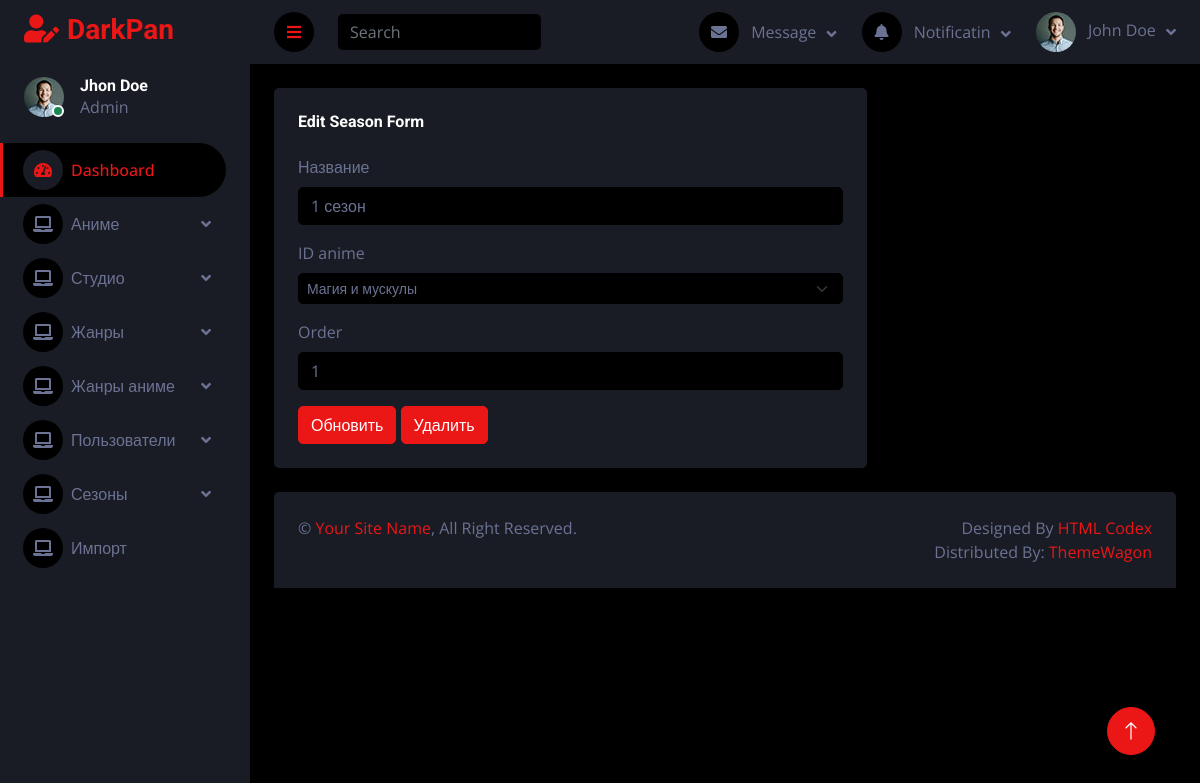
Screenshot of /adminpanel/season_edit_form.php?id=1 with the database file from the repository.
### tables this page shows
CREATE TABLE `season` (
  `id` int(11) NOT NULL AUTO_INCREMENT,
  `anime_id` int(11) NOT NULL,
  `status_id` int(11) NOT NULL,
  `title` varchar(250) NOT NULL,
  `coverImage` text,
  `order` int(11) NOT NULL,
  `createDate` datetime NOT NULL,
  `updateDate` datetime DEFAULT NULL,
  PRIMARY KEY (`id`),
  KEY `anime_id` (`anime_id`),
  KEY `status_id` (`status_id`),
  CONSTRAINT `season_ibfk_1` FOREIGN KEY (`anime_id`) REFERENCES `anime` (`id`) ON DELETE CASCADE,
  CONSTRAINT `season_ibfk_2` FOREIGN KEY (`status_id`) REFERENCES `status` (`id`) ON DELETE NO ACTION
);

CREATE TABLE `anime` (
  `id` int(11) NOT NULL AUTO_INCREMENT,
  `title` varchar(250) NOT NULL,
  `desc` text NOT NULL,
  `studio_id` int(11) NOT NULL,
  `releaseDate` date NOT NULL,
  `ageLimit` int(2) NOT NULL,
  `coverImage` text,
  `createDate` datetime NOT NULL,
  `updateDate` datetime DEFAULT NULL,
  PRIMARY KEY (`id`),
  KEY `studio_id` (`studio_id`),
  CONSTRAINT `anime_ibfk_1` FOREIGN KEY (`studio_id`) REFERENCES `studio` (`id`) ON DELETE CASCADE
);

### adminpanel/CRUD/anime/read.php (called while the page is built)
<?php
include('db/createConnectionWithDB.php');
$sql = "SELECT * FROM anime";
$stmt = $pdo->query($sql);
$animes = $stmt->fetchAll(PDO::FETCH_ASSOC);

### adminpanel/season_edit_form.php (the view, shortened to what this page needs)
<?php
include('inc/header.php');
include('./db/createConnectionWithDB.php');
include('./CRUD/anime/read.php');
$id = $_GET['id'];
$sql = "SELECT * FROM `season` WHERE id=$id";
$stmt = $pdo->query($sql);
$result = $stmt->fetchAll(PDO::FETCH_ASSOC);
?>
<body>
    <div class="container-fluid position-relative d-flex p-0">
        <?php include('./inc/sideBar.php'); ?>
        <div class="content">
            <?php include('./inc/navBar.php'); ?>
            <div class="container-fluid pt-4 px-4">
                <div class="row g-4">
                    <div class="col-sm-12 col-xl-8">
                        <div class="bg-secondary rounded h-100 p-4">
                            <h6 class="mb-4">Edit Season Form</h6>
                            <form action="./CRUD/season/update.php" method="POST" >
                                <div class="mb-3">
                                    <label class="form-label">Название</label>
                                    <input type="text" class="form-control" name="title" value="<?=$result[0]['title']?>">
                                </div>
                                <div class="mb-3">
                                    <label class="form-label">ID anime</label>
                                    <select class="form-select form-select-sm mb-3" name="anime_id" >
                                        <?php
                                        if ($animes) {
                                            foreach ($animes as $anime) { ?>
                                                <option <?=$anime['id'] == $result[0]['anime_id'] ? 'selected' : ''?> value="<?=$anime['id']?>"><?=$anime['title']?></option>
                                            <?php }
                                        }?>
                                    </select>
                                </div>
                                <div class="mb-3">
                                    <label class="form-label">Order</label>
                                    <input type="number" class="form-control" value="<?=$result[0]['order']?>" name="order">
                                </div>
                                <button type="submit" class="btn btn-primary">Обновить</button>
                                <a href="./CRUD/season/delete.php?id=<?=$result[0]['id']?>" class="btn btn-primary">
                                    Удалить
                                    </a>
                            </form>
                        </div>
                    </div>
                </div>
            </div>
            <div class="container-fluid pt-4 px-4">
                <div class="bg-secondary rounded-top p-4">
                    <div class="row">
                        <div class="col-12 col-sm-6 text-center text-sm-start">
                            &copy; <a href="#">Your Site Name</a>, All Right Reserved.
                        </div>
                        <div class="col-12 col-sm-6 text-center text-sm-end">
                            Designed By <a href="https://htmlcodex.com">HTML Codex</a>
                            <br>Distributed By: <a href="https://themewagon.com" target="_blank">ThemeWagon</a>
                        </div>
                    </div>
                </div>
            </div>
        </div>
        <a href="#" class="btn btn-lg btn-primary btn-lg-square back-to-top"><i class="bi bi-arrow-up"></i></a>
    </div>
<?php include('./inc/footer.php'); ?>

### adminpanel/css/style.css (style rules this page uses)
:root { --primary: #EB1616; --secondary: #191C24; --light: #6C7293; --dark: #000000; }
.back-to-top { position: fixed; display: none; right: 45px; bottom: 45px; z-index: 99; }
.btn { transition: .5s; }
.btn-lg-square { width: 48px; height: 48px; }
.btn-square, .btn-sm-square, .btn-lg-square { padding: 0; display: inline-flex; align-items: center; justify-content: center; font-weight: normal; border-radius: 50px; }
.content { margin-left: 250px; min-height: 100vh; background: var(--dark); transition: 0.5s; }
@media (min-width: 992px) { .content { width: calc(100% - 250px); } }

### rows the page displays
season: title "1 сезон", anime_id "Магия и мускулы", order "1"
